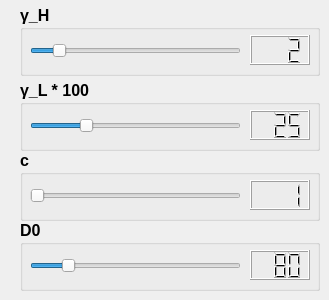
    <widget class="QWidget" name="tab_Func_Homo">
     <attribute name="title">
      <string>Homomorphic</string>
     </attribute>
     <widget class="QGroupBox" name="groupBox_Func_Homo_RH">
      <property name="geometry">
       <rect>
        <x>20</x>
        <y>5</y>
        <width>300</width>
        <height>71</height>
       </rect>
      </property>
      <property name="font">
       <font>
        <pointsize>12</pointsize>
        <weight>75</weight>
        <bold>true</bold>
       </font>
      </property>
      <property name="title">
       <string>γ_H</string>
      </property>
      <widget class="QSlider" name="horizontalSlider_Func_Homo_RH">
       <property name="geometry">
        <rect>
         <x>10</x>
         <y>30</y>
         <width>211</width>
         <height>31</height>
        </rect>
       </property>
       <property name="minimum">
        <number>1</number>
       </property>
       <property name="maximum">
        <number>10</number>
       </property>
       <property name="value">
        <number>2</number>
       </property>
       <property name="orientation">
        <enum>Qt::Horizontal</enum>
       </property>
      </widget>
      <widget class="QLCDNumber" name="lcdNumber_Func_Homo_RH">
       <property name="geometry">
        <rect>
         <x>230</x>
         <y>30</y>
         <width>60</width>
         <height>30</height>
        </rect>
       </property>
       <property name="digitCount">
        <number>3</number>
       </property>
       <property name="value" stdset="0">
        <double>2.000000000000000</double>
       </property>
       <property name="intValue" stdset="0">
        <number>2</number>
       </property>
      </widget>
     </widget>
     <widget class="QGroupBox" name="groupBox_Func_Homo_RL">
      <property name="geometry">
       <rect>
        <x>20</x>
        <y>80</y>
        <width>300</width>
        <height>71</height>
       </rect>
      </property>
      <property name="font">
       <font>
        <pointsize>12</pointsize>
        <weight>75</weight>
        <bold>true</bold>
       </font>
      </property>
      <property name="title">
       <string>γ_L * 100</string>
      </property>
      <widget class="QSlider" name="horizontalSlider_Func_Homo_RL">
       <property name="geometry">
        <rect>
         <x>10</x>
         <y>30</y>
         <width>211</width>
         <height>31</height>
        </rect>
       </property>
       <property name="maximum">
        <number>100</number>
       </property>
       <property name="value">
        <number>25</number>
       </property>
       <property name="orientation">
        <enum>Qt::Horizontal</enum>
       </property>
      </widget>
      <widget class="QLCDNumber" name="lcdNumber_Func_Homo_RL">
       <property name="geometry">
        <rect>
         <x>230</x>
         <y>30</y>
         <width>60</width>
         <height>30</height>
        </rect>
       </property>
       <property name="digitCount">
        <number>3</number>
       </property>
       <property name="value" stdset="0">
        <double>25.000000000000000</double>
       </property>
      </widget>
     </widget>
     <widget class="QGroupBox" name="groupBox_Func_Homo_C">
      <property name="geometry">
       <rect>
        <x>20</x>
        <y>150</y>
        <width>300</width>
        <height>71</height>
       </rect>
      </property>
      <property name="font">
       <font>
        <pointsize>12</pointsize>
        <weight>75</weight>
        <bold>true</bold>
       </font>
      </property>
      <property name="title">
       <string>c</string>
      </property>
      <widget class="QSlider" name="horizontalSlider_Func_Homo_C">
       <property name="geometry">
        <rect>
         <x>10</x>
         <y>30</y>
         <width>211</width>
         <height>31</height>
        </rect>
       </property>
       <property name="minimum">
        <number>1</number>
       </property>
       <property name="maximum">
        <number>10</number>
       </property>
       <property name="orientation">
        <enum>Qt::Horizontal</enum>
       </property>
      </widget>
      <widget class="QLCDNumber" name="lcdNumber_Func_Homo_C">
       <property name="geometry">
        <rect>
         <x>230</x>
         <y>30</y>
         <width>60</width>
         <height>30</height>
        </rect>
       </property>
       <property name="digitCount">
        <number>3</number>
       </property>
       <property name="value" stdset="0">
        <double>1.000000000000000</double>
       </property>
      </widget>
     </widget>
     <widget class="QGroupBox" name="groupBox_Func_Homo_D0">
      <property name="geometry">
       <rect>
        <x>20</x>
        <y>220</y>
        <width>300</width>
        <height>71</height>
       </rect>
      </property>
      <property name="font">
       <font>
        <pointsize>12</pointsize>
        <weight>75</weight>
        <bold>true</bold>
       </font>
      </property>
      <property name="title">
       <string>D0</string>
      </property>
      <widget class="QSlider" name="horizontalSlider_Func_Homo_D0">
       <property name="geometry">
        <rect>
         <x>10</x>
         <y>30</y>
         <width>211</width>
         <height>31</height>
        </rect>
       </property>
       <property name="minimum">
        <number>1</number>
       </property>
       <property name="maximum">
        <number>500</number>
       </property>
       <property name="value">
        <number>80</number>
       </property>
       <property name="orientation">
        <enum>Qt::Horizontal</enum>
       </property>
      </widget>
      <widget class="QLCDNumber" name="lcdNumber_Func_Homo_D0">
       <property name="geometry">
        <rect>
         <x>230</x>
         <y>30</y>
         <width>60</width>
         <height>30</height>
        </rect>
       </property>
       <property name="digitCount">
        <number>3</number>
       </property>
       <property name="value" stdset="0">
        <double>80.000000000000000</double>
       </property>
      </widget>
     </widget>
    </widget>
